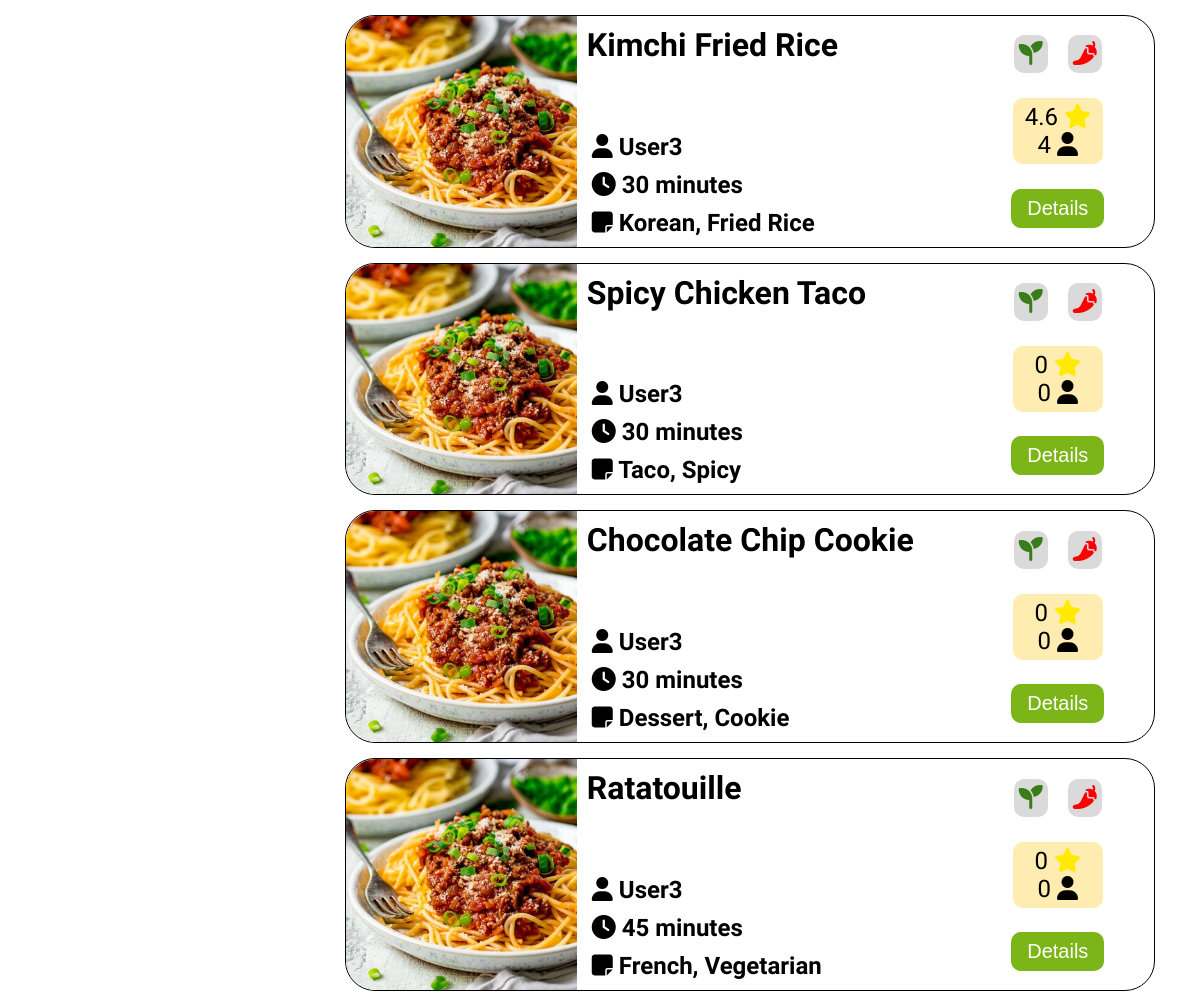
/Views/other_user.php?username=User3 (signed in, lower part), run on an earlier commit of the app's database.
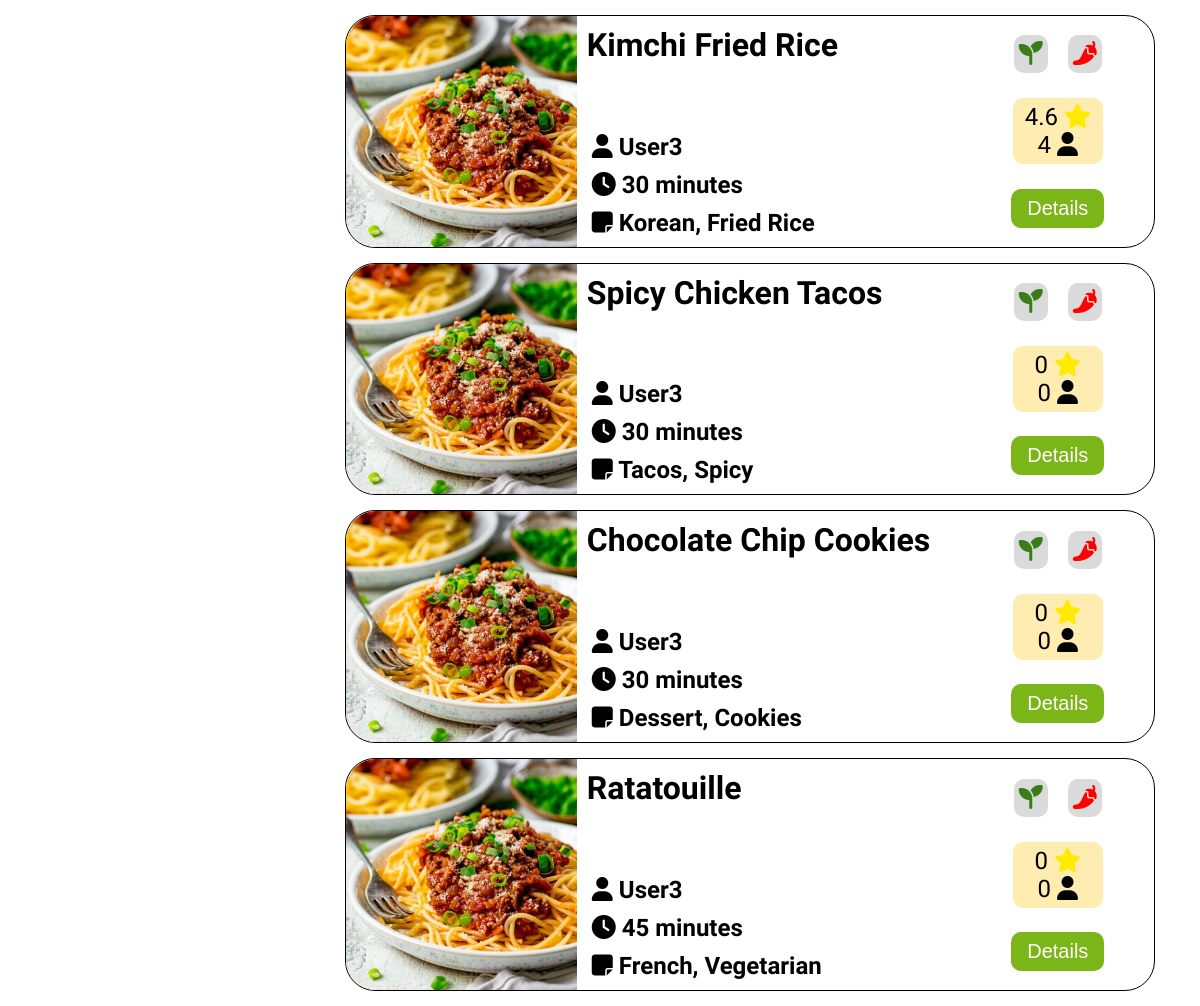
And on a later commit of the database.
### tables this page shows
CREATE TABLE `recipes` (
  `recipe_id` int(11) NOT NULL,
  `title` longtext NOT NULL,
  `categories` text NOT NULL,
  `isVegan` tinyint(1) NOT NULL,
  `isSpicy` tinyint(1) NOT NULL,
  `time` double NOT NULL,
  `ingredients` longtext NOT NULL,
  `user_id` int(11) NOT NULL,
  `methodOfPrep` text NOT NULL,
  `image_path` text DEFAULT NULL
);

CREATE TABLE `users` (
  `users_id` int(11) NOT NULL,
  `users_email` varchar(50) NOT NULL,
  `users_user_name` varchar(50) NOT NULL,
  `users_password` longtext NOT NULL,
  `isSpicy` tinyint(1) DEFAULT NULL,
  `isVegan` tinyint(1) DEFAULT NULL,
  `image_path` text NOT NULL DEFAULT '../uploads/default_user.png'
);

### Classes/recipe_classes.php (called while the page is built, shortened)
<?php
class Recipe extends \Dbh
{
    private string $title;
    private array $categories;
    private int $is_vegan;
    private int $is_spicy;
    private int $time;
    private int $user_id;
    public function __construct(string $title, array $categories, int $is_vegan, int $is_spicy, int $time, array $ingredients, int $user_id, $methodOfPrep, int $id = -1)
    {
        $this->title = $title;
        $this->categories = $categories;
        $this->is_vegan = $is_vegan;
        $this->is_spicy = $is_spicy;
        $this->time = $time;
        $this->user_id = $user_id;
    }
    public static function getRecipesByUsername(string $username):array{
        $dbh = new Dbh();
        $connection = $dbh->connect();
        $query = "SELECT * FROM recipes INNER JOIN users ON recipes.user_id = users.users_id WHERE users.users_user_name = :username";
        $stmt = $connection->prepare($query);
        $stmt->bindValue(':username', $username, PDO::PARAM_STR);
        $stmt->execute();
        $recipesData = $stmt->fetchAll(PDO::FETCH_ASSOC);
        $recipes = [];
        foreach ($recipesData as $recipeData) {
            $recipe = new Recipe(
                $recipeData['title'],
                explode(',', $recipeData['categories']),
                (int)$recipeData['isVegan'],
                (int)$recipeData['isSpicy'],
                (int)$recipeData['time'],
                explode(',', $recipeData['ingredients']),
                (int)$recipeData['user_id'],
                $recipeData['methodOfPrep'],
                $recipeData['recipe_id']
            );
            $recipes[] = $recipe;
        }
            return $recipes;
    }
    public static function getRecipeIdFromDataBase($title)
    {
        $dbh = new Dbh();
        $connection = $dbh->connect();
        $query = "SELECT recipe_id FROM recipes WHERE title = :title";
        $stmt = $connection->prepare($query);
        $stmt->bindValue(':title', $title, PDO::PARAM_STR);
        $stmt->execute();
        $recipeData = $stmt->fetch(PDO::FETCH_ASSOC);
        return $recipeData['recipe_id'] ?? 1;
    }
    public function getRating()
    {
        $dbh = new Dbh();
        $connection = $dbh->connect();
        $id = self::getRecipeIdFromDataBase($this->getTitle());
        $query = "SELECT rating FROM ratings WHERE recipe_id = :id";
        $stmt = $connection->prepare($query);
        $stmt->bindValue(':id', (int)$id, PDO::PARAM_INT);
        $stmt->execute();
        $ratingsData = $stmt->fetchAll(PDO::FETCH_ASSOC);
        $ratings = [];
        foreach ($ratingsData as $ratingData) {
            $ratings[] = (float)$ratingData['rating'];
        }
        if (count($ratings) != 0) return round(array_sum($ratings) / count($ratings), 1);
        return .0;
    }
    public function getRatingUsersCount()
    {
        $dbh = new Dbh();
        $connection = $dbh->connect();
        $id = self::getRecipeIdFromDataBase($this->getTitle());
        $query = "SELECT COUNT(user_id) AS users FROM ratings WHERE recipe_id = :id";
        $stmt = $connection->prepare($query);
        $stmt->bindValue(':id', $id, PDO::PARAM_INT);
        $stmt->execute();
        $recipeData = $stmt->fetch(PDO::FETCH_ASSOC);
        $users = $recipeData['users'] ?? 1;
        return $users;
    }
    public function getCategoriesAsString(): string
    {
        $temp_categories = $this->getCategories();
        $str = $temp_categories[0];
        for ($i = 1; $i < count($temp_categories); $i++) {
            $str .= ", " . $temp_categories[$i];
        }
        return $str;
    }
    public function getTitle(): string
    {
        return $this->title;
    }
    public function getCategories(): array
    {
        return $this->categories;
    }
    public function getIsVegan(): int
    {
        return $this->is_vegan;
    }
    public function getIsSpicy(): int
    {
        return $this->is_spicy;
    }
    public function getUsername(): string
    {
        $dbh = new Dbh();
        $connection = $dbh->connect();
        $query = 'SELECT * FROM users WHERE users_id = ' . $this->user_id;
        $stmt = $connection->query($query);
        $data = $stmt->fetchAll(PDO::FETCH_ASSOC);
        if (isset($data[0]['users_user_name'])) {
            return $data[0]['users_user_name'];
        } else {
            return '';
        }
    }
    public function getTime(): int
    {
        return $this->time;
    }
}

### Views/other_user.php (the view, shortened to what this page needs)
<?php require "nav.php" ?>
<main class="loggedIn other_user">
        <?php
        require_once '../Classes/recipe_classes.php';
        $recipes = Recipe::getRecipesByUsername($_GET["username"]);
        ?>
    <section class="recipes_list">
        <?php
        $recipes = Recipe::getRecipesByUsername($_GET["username"]);
        foreach ($recipes as $recipe) {
            ?>
        <div class="col-xs-12">
            <article class="card">
                <img src="../Views/Images/spaghetti_test.png" alt="">
                <div class="card--content">
                    <h2 class="card--title">
                        <?php echo $recipe->getTitle(); ?>
                    </h2>
                    <div class="card--details">
                        <p>
                            <i class="fa-solid fa-user"></i>
                            <?php echo $recipe->getUsername(); ?>
                        </p>
                        <p>
                            <i class="fa-solid fa-clock"></i>
                            <?php echo $recipe->getTime(); ?> minutes
                        </p>
                        <p>
                            <i class="fa-solid fa-note-sticky"></i>
                            <?php echo $recipe->getCategoriesAsString(); ?>
                        </p>
                    </div>
                    <div class="card--vegan_spicy">
                        <div class="bg--gray <?php echo $recipe->getIsVegan() ? 'vegan--active' : ''; ?>">
                            <i class="fa-solid fa-seedling"></i>
                        </div>
                        <div class="bg--gray <?php echo $recipe->getIsSpicy() ? 'spicy--active' : ''; ?>">
                            <i class="fa-solid fa-pepper-hot"></i>
                        </div>
                    </div>
                    <div class="card--rating">
                        <div class="box">
                            <p class="card--score">
                                <?php echo $recipe->getRating(); ?>
                                <i class="fa-solid fa-star"></i>
                            </p>
                            <p class="card--number">
                                <?php echo $recipe->getRatingUsersCount(); ?>
                                <i class="fa-solid fa-user"></i>
                            </p>
                        </div>
                    </div>
                    <form method="post" action="recipe_details.php">
                        <button type="submit" name="recipe_details_submit" class="card--button">Details</button>
                    </form>
                </div>
            </article>
        </div>
        <?php
        }
        ?>
    </section>
</main>

### Views/header.php (shortened to what this page needs)
<!DOCTYPE html>
<html lang="eng">
<head>
    <link rel="stylesheet" href="https://cdnjs.cloudflare.com/ajax/libs/flexboxgrid/6.3.1/flexboxgrid.min.css"
        type="text/css">
    <link rel="stylesheet" href="CSS/header.css">
    <link rel="stylesheet" href="CSS/body_grid.css">
    <link rel="stylesheet" href="CSS/hamburgers.min.css">
    <link rel="stylesheet" href="CSS/nav.css">
    <link rel="stylesheet" href="CSS/_style.css">
</head>
<body>

### Views/nav.php (shortened to what this page needs)
<?php require "header.php" ?>
<aside class="navigation">
    <nav>
        <img src="Images/nav_bg.jpg" alt="nav_background">
    </nav>
</aside>

### Views/CSS/header.css (style rules this page uses)
body { margin:0; font-family: 'Inconsolata', monospace; min-height: 100svh; display:flex; flex-direction: row; gap:0; position: relative; }

### Views/CSS/body_grid.css (style rules this page uses)
@media screen and (min-width: 992px) { body { display: grid; grid-auto-columns: 1fr; grid-template-columns: 300px 1fr; grid-template-rows: 1fr; gap: 10px 0px; grid-template-areas: "nav main"; } }
@media screen and (min-width: 992px) { .navigation { grid-area: nav; } }
@media screen and (min-width: 992px) { main.loggedIn { grid-area: main; } }

### Views/CSS/nav.css (style rules this page uses)
.navigation { position: fixed; font-size: 30px; color: white; left: -100%; top: 0; height: 100%; width: 100vw; max-width: 500px; overflow: hidden; z-index: 50; transition: .5s; }
nav { display: flex; flex-direction: column; align-items: center; position: relative; height: 100%; }
nav>* { z-index: 20; }
nav img { position: absolute; top: 0; right: 0; width: auto; height: 100%; z-index: 2; }
@media screen and (min-width: 992px) { .navigation { left: 0; width: 300px; transition: none; overflow: hidden; z-index: 50; } }

What changed in the data, as far as the page shows it:
changed recipes: title "Spicy Chicken Taco" → "Spicy Chicken Tacos"; CategoriesAsString "Taco, Spicy" → "Tacos, Spicy"
changed recipes: title "Chocolate Chip Cookie" → "Chocolate Chip Cookies"; CategoriesAsString "Dessert, Cookie" → "Dessert, Cookies"
